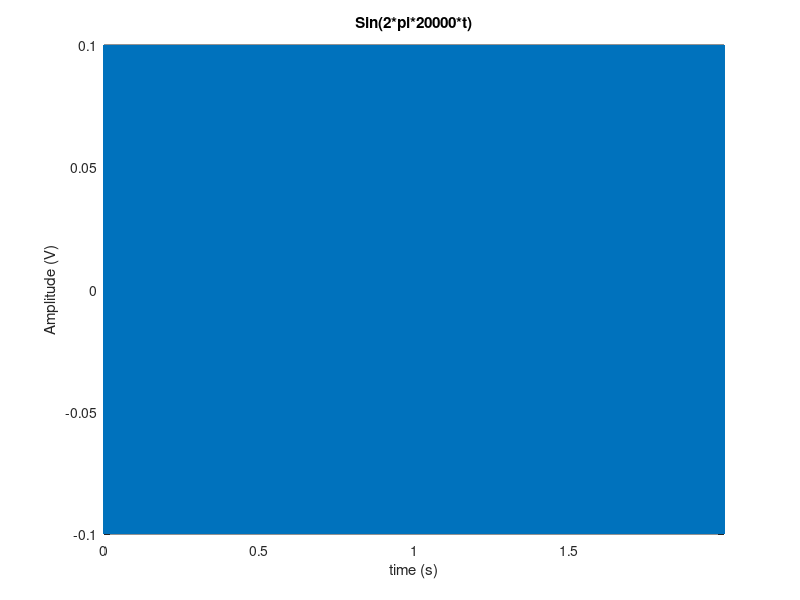

Write MATLAB code to recreate this figure.
%% Generating Sounds over Matlab
%% I - Creating Sinus Pulse
%%
clear                                  % Clear all data stored in variables
Amplitude = 0.1;                         % 1V     
samplingFrequency = 48000;             % 48 KHz
frequency = 20e+3;                     % 20 KHz
duration = (95999/samplingFrequency);    % ~ 21.3 ms 
t = 0:1/samplingFrequency:duration;    % Time Vector
%%
sinusPulse = Amplitude*sin(2*pi*frequency*t); % sinusPulse(t) = 1*sin(2*pi*1000*t)
%% I- 1- Plotting Sinus
%%
plot(t,sinusPulse); 
title('Sin(2*pi*20000*t)')   % title
ylabel('Amplitude (V)')
xlabel('time (s)')
% ylim([-.7 .7])
xlim([0 max(t)])
%% I- 3- Listening to the tone
%%
sound(sinusPulse)